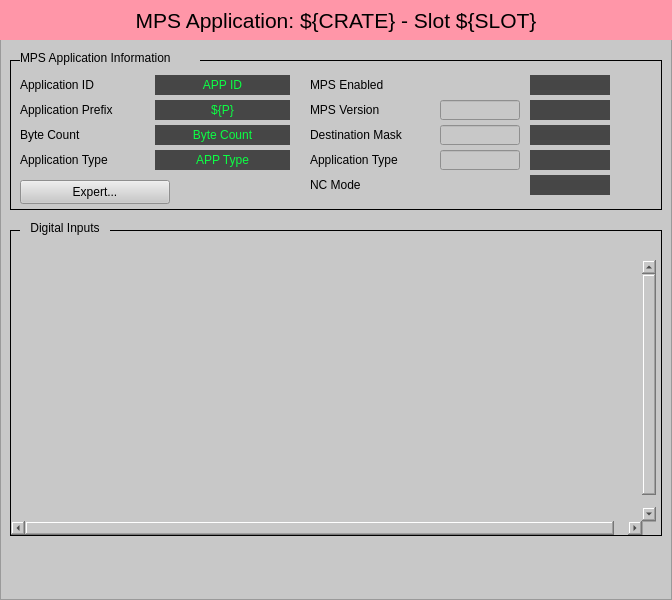
<?xml version="1.0" encoding="UTF-8"?>
<ui version="4.0">
 <class>Form</class>
 <widget class="QWidget" name="Form">
  <property name="geometry">
   <rect>
    <x>0</x>
    <y>0</y>
    <width>672</width>
    <height>600</height>
   </rect>
  </property>
  <property name="windowTitle">
   <string>Form</string>
  </property>
  <widget class="QFrame" name="frame">
   <property name="geometry">
    <rect>
     <x>0</x>
     <y>0</y>
     <width>672</width>
     <height>600</height>
    </rect>
   </property>
   <property name="styleSheet">
    <string notr="true">background-color: rgb(200, 200, 200);</string>
   </property>
   <property name="frameShape">
    <enum>QFrame::StyledPanel</enum>
   </property>
   <property name="frameShadow">
    <enum>QFrame::Raised</enum>
   </property>
   <widget class="QLabel" name="label">
    <property name="geometry">
     <rect>
      <x>0</x>
      <y>0</y>
      <width>672</width>
      <height>40</height>
     </rect>
    </property>
    <property name="font">
     <font>
      <pointsize>16</pointsize>
     </font>
    </property>
    <property name="styleSheet">
     <string notr="true">background-color: rgb(255, 150, 168);</string>
    </property>
    <property name="text">
     <string>MPS Application: ${CRATE} - Slot ${SLOT}</string>
    </property>
    <property name="alignment">
     <set>Qt::AlignCenter</set>
    </property>
   </widget>
   <widget class="QFrame" name="frame_2">
    <property name="geometry">
     <rect>
      <x>10</x>
      <y>60</y>
      <width>652</width>
      <height>150</height>
     </rect>
    </property>
    <property name="frameShape">
     <enum>QFrame::Box</enum>
    </property>
    <property name="frameShadow">
     <enum>QFrame::Plain</enum>
    </property>
    <widget class="QLabel" name="label_3">
     <property name="geometry">
      <rect>
       <x>10</x>
       <y>15</y>
       <width>130</width>
       <height>20</height>
      </rect>
     </property>
     <property name="text">
      <string>Application ID</string>
     </property>
    </widget>
    <widget class="QLabel" name="label_4">
     <property name="geometry">
      <rect>
       <x>10</x>
       <y>40</y>
       <width>130</width>
       <height>20</height>
      </rect>
     </property>
     <property name="text">
      <string>Application Prefix</string>
     </property>
    </widget>
    <widget class="QLabel" name="label_5">
     <property name="geometry">
      <rect>
       <x>10</x>
       <y>65</y>
       <width>130</width>
       <height>20</height>
      </rect>
     </property>
     <property name="text">
      <string>Byte Count</string>
     </property>
    </widget>
    <widget class="QLabel" name="label_6">
     <property name="geometry">
      <rect>
       <x>10</x>
       <y>90</y>
       <width>130</width>
       <height>20</height>
      </rect>
     </property>
     <property name="text">
      <string>Application Type</string>
     </property>
    </widget>
    <widget class="PyDMLabel" name="PyDMLabel">
     <property name="geometry">
      <rect>
       <x>145</x>
       <y>15</y>
       <width>135</width>
       <height>20</height>
      </rect>
     </property>
     <property name="toolTip">
      <string/>
     </property>
     <property name="styleSheet">
      <string notr="true">color: rgb(12, 255, 68);
background-color: rgb(70, 70, 70);</string>
     </property>
     <property name="text">
      <string>APP ID</string>
     </property>
     <property name="alignment">
      <set>Qt::AlignCenter</set>
     </property>
     <property name="channel" stdset="0">
      <string>ca://${P}:APP_ID</string>
     </property>
    </widget>
    <widget class="PyDMLabel" name="PyDMLabel_3">
     <property name="geometry">
      <rect>
       <x>145</x>
       <y>65</y>
       <width>135</width>
       <height>20</height>
      </rect>
     </property>
     <property name="toolTip">
      <string/>
     </property>
     <property name="styleSheet">
      <string notr="true">color: rgb(12, 255, 68);
background-color: rgb(70, 70, 70);</string>
     </property>
     <property name="text">
      <string>Byte Count</string>
     </property>
     <property name="alignment">
      <set>Qt::AlignCenter</set>
     </property>
     <property name="channel" stdset="0">
      <string>ca://${P}:BYTE_COUNT</string>
     </property>
    </widget>
    <widget class="PyDMLabel" name="PyDMLabel_4">
     <property name="geometry">
      <rect>
       <x>145</x>
       <y>90</y>
       <width>135</width>
       <height>20</height>
      </rect>
     </property>
     <property name="toolTip">
      <string/>
     </property>
     <property name="styleSheet">
      <string notr="true">color: rgb(12, 255, 68);
background-color: rgb(70, 70, 70);</string>
     </property>
     <property name="text">
      <string>APP Type</string>
     </property>
     <property name="alignment">
      <set>Qt::AlignCenter</set>
     </property>
     <property name="channel" stdset="0">
      <string>ca://${P}:APP_TYPE</string>
     </property>
     <property name="displayFormat" stdset="0">
      <enum>PyDMLabel::String</enum>
     </property>
    </widget>
    <widget class="QLabel" name="label_7">
     <property name="geometry">
      <rect>
       <x>145</x>
       <y>40</y>
       <width>135</width>
       <height>20</height>
      </rect>
     </property>
     <property name="styleSheet">
      <string notr="true">color: rgb(12, 255, 68);
background-color: rgb(70, 70, 70);</string>
     </property>
     <property name="text">
      <string>${P}</string>
     </property>
     <property name="alignment">
      <set>Qt::AlignCenter</set>
     </property>
    </widget>
    <widget class="QLabel" name="label_8">
     <property name="geometry">
      <rect>
       <x>300</x>
       <y>15</y>
       <width>85</width>
       <height>20</height>
      </rect>
     </property>
     <property name="text">
      <string>MPS Enabled</string>
     </property>
    </widget>
    <widget class="QLabel" name="label_9">
     <property name="geometry">
      <rect>
       <x>300</x>
       <y>40</y>
       <width>130</width>
       <height>20</height>
      </rect>
     </property>
     <property name="text">
      <string>MPS Version</string>
     </property>
    </widget>
    <widget class="QLabel" name="label_10">
     <property name="geometry">
      <rect>
       <x>300</x>
       <y>65</y>
       <width>130</width>
       <height>20</height>
      </rect>
     </property>
     <property name="text">
      <string>Destination Mask</string>
     </property>
    </widget>
    <widget class="QLabel" name="label_11">
     <property name="geometry">
      <rect>
       <x>300</x>
       <y>90</y>
       <width>130</width>
       <height>20</height>
      </rect>
     </property>
     <property name="text">
      <string>Application Type</string>
     </property>
    </widget>
    <widget class="QLabel" name="label_12">
     <property name="geometry">
      <rect>
       <x>300</x>
       <y>115</y>
       <width>85</width>
       <height>20</height>
      </rect>
     </property>
     <property name="text">
      <string>NC Mode</string>
     </property>
    </widget>
    <widget class="PyDMLineEdit" name="PyDMLineEdit">
     <property name="geometry">
      <rect>
       <x>430</x>
       <y>40</y>
       <width>80</width>
       <height>20</height>
      </rect>
     </property>
     <property name="toolTip">
      <string/>
     </property>
     <property name="channel" stdset="0">
      <string>ca://${P}:MPS_VER</string>
     </property>
    </widget>
    <widget class="PyDMLabel" name="PyDMLabel_2">
     <property name="geometry">
      <rect>
       <x>520</x>
       <y>40</y>
       <width>80</width>
       <height>20</height>
      </rect>
     </property>
     <property name="toolTip">
      <string/>
     </property>
     <property name="styleSheet">
      <string notr="true">color: rgb(12, 255, 68);
background-color: rgb(70, 70, 70);</string>
     </property>
     <property name="alignment">
      <set>Qt::AlignCenter</set>
     </property>
     <property name="channel" stdset="0">
      <string>ca://${P}:MPS_VER_RBV</string>
     </property>
     <property name="displayFormat" stdset="0">
      <enum>PyDMLabel::Hex</enum>
     </property>
    </widget>
    <widget class="PyDMLabel" name="PyDMLabel_5">
     <property name="geometry">
      <rect>
       <x>520</x>
       <y>65</y>
       <width>80</width>
       <height>20</height>
      </rect>
     </property>
     <property name="toolTip">
      <string/>
     </property>
     <property name="styleSheet">
      <string notr="true">color: rgb(12, 255, 68);
background-color: rgb(70, 70, 70);</string>
     </property>
     <property name="alignment">
      <set>Qt::AlignCenter</set>
     </property>
     <property name="channel" stdset="0">
      <string>ca://${P}:BEAM_DEST_MASK_RBV</string>
     </property>
     <property name="displayFormat" stdset="0">
      <enum>PyDMLabel::Hex</enum>
     </property>
    </widget>
    <widget class="PyDMLineEdit" name="PyDMLineEdit_2">
     <property name="geometry">
      <rect>
       <x>430</x>
       <y>65</y>
       <width>80</width>
       <height>20</height>
      </rect>
     </property>
     <property name="toolTip">
      <string/>
     </property>
     <property name="channel" stdset="0">
      <string>ca://${P}:BEAM_DEST_MASK</string>
     </property>
    </widget>
    <widget class="PyDMLabel" name="PyDMLabel_6">
     <property name="geometry">
      <rect>
       <x>520</x>
       <y>90</y>
       <width>80</width>
       <height>20</height>
      </rect>
     </property>
     <property name="toolTip">
      <string/>
     </property>
     <property name="styleSheet">
      <string notr="true">color: rgb(12, 255, 68);
background-color: rgb(70, 70, 70);</string>
     </property>
     <property name="alignment">
      <set>Qt::AlignCenter</set>
     </property>
     <property name="channel" stdset="0">
      <string>ca://${P}:ALT_DEST_MASK_RBV</string>
     </property>
     <property name="displayFormat" stdset="0">
      <enum>PyDMLabel::Hex</enum>
     </property>
    </widget>
    <widget class="PyDMLineEdit" name="PyDMLineEdit_3">
     <property name="geometry">
      <rect>
       <x>430</x>
       <y>90</y>
       <width>80</width>
       <height>20</height>
      </rect>
     </property>
     <property name="toolTip">
      <string/>
     </property>
     <property name="channel" stdset="0">
      <string>ca://${P}:ALT_DEST_MASK</string>
     </property>
    </widget>
    <widget class="PyDMLabel" name="PyDMLabel_7">
     <property name="geometry">
      <rect>
       <x>520</x>
       <y>15</y>
       <width>80</width>
       <height>20</height>
      </rect>
     </property>
     <property name="toolTip">
      <string/>
     </property>
     <property name="styleSheet">
      <string notr="true">color: rgb(12, 255, 68);
background-color: rgb(70, 70, 70);</string>
     </property>
     <property name="alignment">
      <set>Qt::AlignCenter</set>
     </property>
     <property name="channel" stdset="0">
      <string>ca://${P}:MPS_EN_RBV</string>
     </property>
    </widget>
    <widget class="PyDMEnumButton" name="PyDMEnumButton">
     <property name="geometry">
      <rect>
       <x>390</x>
       <y>15</y>
       <width>120</width>
       <height>20</height>
      </rect>
     </property>
     <property name="toolTip">
      <string/>
     </property>
     <property name="alarmSensitiveBorder" stdset="0">
      <bool>false</bool>
     </property>
     <property name="channel" stdset="0">
      <string>ca://${P}:MPS_EN</string>
     </property>
     <property name="useCustomOrder" stdset="0">
      <bool>false</bool>
     </property>
     <property name="orientation" stdset="0">
      <enum>Qt::Horizontal</enum>
     </property>
     <property name="marginTop" stdset="0">
      <number>0</number>
     </property>
     <property name="marginBottom" stdset="0">
      <number>0</number>
     </property>
     <property name="marginLeft" stdset="0">
      <number>0</number>
     </property>
     <property name="marginRight" stdset="0">
      <number>0</number>
     </property>
     <property name="horizontalSpacing" stdset="0">
      <number>0</number>
     </property>
     <property name="verticalSpacing" stdset="0">
      <number>0</number>
     </property>
    </widget>
    <widget class="PyDMEnumButton" name="PyDMEnumButton_2">
     <property name="geometry">
      <rect>
       <x>390</x>
       <y>115</y>
       <width>120</width>
       <height>20</height>
      </rect>
     </property>
     <property name="toolTip">
      <string/>
     </property>
     <property name="alarmSensitiveBorder" stdset="0">
      <bool>false</bool>
     </property>
     <property name="channel" stdset="0">
      <string>ca://${P}:LC1_MODE</string>
     </property>
     <property name="useCustomOrder" stdset="0">
      <bool>false</bool>
     </property>
     <property name="orientation" stdset="0">
      <enum>Qt::Horizontal</enum>
     </property>
     <property name="marginTop" stdset="0">
      <number>0</number>
     </property>
     <property name="marginBottom" stdset="0">
      <number>0</number>
     </property>
     <property name="marginLeft" stdset="0">
      <number>0</number>
     </property>
     <property name="marginRight" stdset="0">
      <number>0</number>
     </property>
     <property name="horizontalSpacing" stdset="0">
      <number>0</number>
     </property>
     <property name="verticalSpacing" stdset="0">
      <number>0</number>
     </property>
    </widget>
    <widget class="PyDMLabel" name="PyDMLabel_8">
     <property name="geometry">
      <rect>
       <x>520</x>
       <y>115</y>
       <width>80</width>
       <height>20</height>
      </rect>
     </property>
     <property name="toolTip">
      <string/>
     </property>
     <property name="styleSheet">
      <string notr="true">color: rgb(12, 255, 68);
background-color: rgb(70, 70, 70);</string>
     </property>
     <property name="alignment">
      <set>Qt::AlignCenter</set>
     </property>
     <property name="channel" stdset="0">
      <string>ca://${P}:LC1_MODE_RBV</string>
     </property>
     <property name="displayFormat" stdset="0">
      <enum>PyDMLabel::String</enum>
     </property>
    </widget>
    <widget class="PyDMEDMDisplayButton" name="PyDMEDMDisplayButton">
     <property name="geometry">
      <rect>
       <x>10</x>
       <y>120</y>
       <width>150</width>
       <height>24</height>
      </rect>
     </property>
     <property name="toolTip">
      <string/>
     </property>
     <property name="text">
      <string>Expert...</string>
     </property>
     <property name="filenames" stdset="0">
      <stringlist>
       <string>mps_linknode_app_expert_hps.edl</string>
      </stringlist>
     </property>
     <property name="macros" stdset="0">
      <stringlist>
       <string>P=${P}</string>
      </stringlist>
     </property>
    </widget>
   </widget>
   <widget class="QLabel" name="label_2">
    <property name="geometry">
     <rect>
      <x>20</x>
      <y>50</y>
      <width>180</width>
      <height>15</height>
     </rect>
    </property>
    <property name="text">
     <string>MPS Application Information</string>
    </property>
   </widget>
   <widget class="QFrame" name="frame_3">
    <property name="geometry">
     <rect>
      <x>10</x>
      <y>230</y>
      <width>652</width>
      <height>306</height>
     </rect>
    </property>
    <property name="frameShape">
     <enum>QFrame::Box</enum>
    </property>
    <property name="frameShadow">
     <enum>QFrame::Plain</enum>
    </property>
    <widget class="QScrollArea" name="scrollArea">
     <property name="geometry">
      <rect>
       <x>1</x>
       <y>30</y>
       <width>645</width>
       <height>275</height>
      </rect>
     </property>
     <property name="sizePolicy">
      <sizepolicy hsizetype="Expanding" vsizetype="Expanding">
       <horstretch>0</horstretch>
       <verstretch>0</verstretch>
      </sizepolicy>
     </property>
     <property name="frameShape">
      <enum>QFrame::NoFrame</enum>
     </property>
     <property name="frameShadow">
      <enum>QFrame::Plain</enum>
     </property>
     <property name="verticalScrollBarPolicy">
      <enum>Qt::ScrollBarAlwaysOn</enum>
     </property>
     <property name="widgetResizable">
      <bool>false</bool>
     </property>
     <property name="alignment">
      <set>Qt::AlignCenter</set>
     </property>
     <widget class="QWidget" name="scrollAreaWidgetContents">
      <property name="geometry">
       <rect>
        <x>0</x>
        <y>0</y>
        <width>645</width>
        <height>275</height>
       </rect>
      </property>
      <property name="sizePolicy">
       <sizepolicy hsizetype="Preferred" vsizetype="Expanding">
        <horstretch>0</horstretch>
        <verstretch>0</verstretch>
       </sizepolicy>
      </property>
      <layout class="QVBoxLayout" name="verticalLayout">
       <property name="sizeConstraint">
        <enum>QLayout::SetNoConstraint</enum>
       </property>
       <item>
        <widget class="PyDMTemplateRepeater" name="PyDMTemplateRepeater_2">
         <property name="sizePolicy">
          <sizepolicy hsizetype="Preferred" vsizetype="Preferred">
           <horstretch>0</horstretch>
           <verstretch>0</verstretch>
          </sizepolicy>
         </property>
         <property name="toolTip">
          <string/>
         </property>
         <property name="layoutSpacing" stdset="0">
          <number>5</number>
         </property>
         <property name="templateFilename" stdset="0">
          <string>mps_inline_digital.ui</string>
         </property>
         <property name="dataSource" stdset="0">
          <string>$PHYSICS_TOP/mps_configuration/current/display/thresholds/app${AID}_rtm.json</string>
         </property>
        </widget>
       </item>
      </layout>
     </widget>
    </widget>
   </widget>
   <widget class="QLabel" name="label_13">
    <property name="geometry">
     <rect>
      <x>20</x>
      <y>220</y>
      <width>90</width>
      <height>15</height>
     </rect>
    </property>
    <property name="text">
     <string>Digital Inputs</string>
    </property>
    <property name="alignment">
     <set>Qt::AlignCenter</set>
    </property>
   </widget>
   <widget class="PyDMDrawingImage" name="PyDMDrawingImage">
    <property name="geometry">
     <rect>
      <x>10</x>
      <y>549</y>
      <width>250</width>
      <height>50</height>
     </rect>
    </property>
    <property name="toolTip">
     <string/>
    </property>
    <property name="filename" stdset="0">
     <string>lcls_mps_lockup_sidebyside_digital.png</string>
    </property>
   </widget>
  </widget>
 </widget>
 <customwidgets>
  <customwidget>
   <class>PyDMEDMDisplayButton</class>
   <extends>PyDMRelatedDisplayButton</extends>
   <header>edmbutton.edm_button</header>
   <container>1</container>
  </customwidget>
  <customwidget>
   <class>PyDMLabel</class>
   <extends>QLabel</extends>
   <header>pydm.widgets.label</header>
  </customwidget>
  <customwidget>
   <class>PyDMEnumButton</class>
   <extends>QWidget</extends>
   <header>pydm.widgets.enum_button</header>
  </customwidget>
  <customwidget>
   <class>PyDMRelatedDisplayButton</class>
   <extends>QPushButton</extends>
   <header>pydm.widgets.related_display_button</header>
  </customwidget>
  <customwidget>
   <class>PyDMLineEdit</class>
   <extends>QLineEdit</extends>
   <header>pydm.widgets.line_edit</header>
  </customwidget>
  <customwidget>
   <class>PyDMTemplateRepeater</class>
   <extends>QFrame</extends>
   <header>pydm.widgets.template_repeater</header>
  </customwidget>
  <customwidget>
   <class>PyDMDrawingImage</class>
   <extends>QWidget</extends>
   <header>pydm.widgets.drawing</header>
  </customwidget>
 </customwidgets>
 <resources/>
 <connections/>
</ui>
